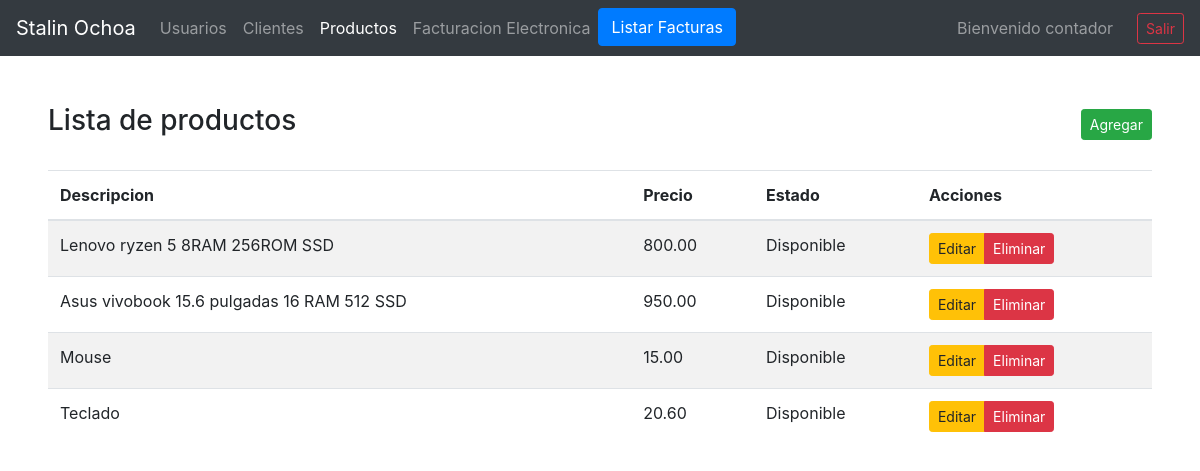
Page /registra_producto.php (signed in) on the committed database.
### tables this page shows
CREATE TABLE IF NOT EXISTS `fact_users` (
  `user_id` int(11) NOT NULL AUTO_INCREMENT,
  `user_name` varchar(50) NOT NULL,
  `user_email` varchar(100) NOT NULL,
  `user_password` varchar(100) NOT NULL,
  `profile_id` int(11) NOT NULL,
  `user_status` smallint(6) NOT NULL DEFAULT 0,
  PRIMARY KEY (`user_id`),
  UNIQUE KEY `user_name` (`user_name`),
  UNIQUE KEY `user_email` (`user_email`),
  KEY `FK1_user_profile` (`profile_id`),
  CONSTRAINT `FK1_user_profile` FOREIGN KEY (`profile_id`) REFERENCES `fact_users_profiles` (`profile_id`)
);

CREATE TABLE IF NOT EXISTS `fact_products` (
  `product_id` int(11) NOT NULL AUTO_INCREMENT,
  `product_description` varchar(200) NOT NULL DEFAULT '0',
  `product_price` float NOT NULL DEFAULT 0,
  `product_status` int(11) NOT NULL DEFAULT 0,
  PRIMARY KEY (`product_id`)
);

### includes/sesion.php (called while the page is built, shortened)
<?php
	$user_name=$_SESSION['user_name'];
	?>

### registra_producto.php (the view, shortened to what this page needs)
<?php
    include('includes/conexion.php');
   include('includes/sesion.php');
    $result=mysqli_query($con, "select * from fact_users where user_name='$user_name'")or die('Error en la sesion');
    $row=mysqli_fetch_array($result);
    $products=mysqli_query($con, "select * from fact_products")or die('Error en la sesion');
    ?>
<!DOCTYPE html>
<html lang="en">
<head>
   <link rel="stylesheet" href="assets/bootstrap4/css/bootstrap.min.css">
</head>
<body>
   <nav class="navbar navbar-expand-lg navbar-dark bg-dark">
      <a class="navbar-brand" href="menu_p.php">Stalin Ochoa</a>
      <div class="collapse navbar-collapse" id="navbarText">
        <ul class="navbar-nav mr-auto">
      <li class="nav-item ">
        <a class="nav-link" href="menu_user.php">Usuarios </a>
      </li>
      <li class="nav-item ">
        <a class="nav-link" href="registra_cliente.php">Clientes </a>
      </li>
      <li class="nav-item ">
        <a class="nav-link active" href="registra_producto.php">Productos </a>
      </li>
      <li class="nav-item">
        <a class="nav-link" href="verifica_cliente.php">Facturacion Electronica</a>
      </li>
      <li class="nav-item">
        <a class="btn btn-primary" href="facturas.php">Listar Facturas</a>
      </li>
    </ul>
         <span class="navbar-text">
            Bienvenido
            <?php echo $row['user_name']; ?>
         </span>
         <a class="btn btn-outline-danger btn-sm ml-4" href="functions/logout.php">Salir</a>
      </div>
   </nav>
   <div class="container-fluid p-5">
      <div class="d-flex justify-content-between align-items-center ">
         <h3>Lista de productos</h3>
         <div class="btn-group" role="group" aria-label="Basic example">
            <button class="btn btn-sm btn-success" data-toggle="modal" data-target="#exampleModal"
               onclick="addProduct()">Agregar</button>
         </div>
      </div>
      <br>
      <table class="table table-striped table-hover">
         <thead>
            <tr>
               <th>Descripcion</th>
               <th>Precio</th>
               <th>Estado</th>
               <th>Acciones</th>
            </tr>
         </thead>
         <tbody>
            <?php
         foreach ($products as $item) {
            $status=($item['product_status']==1) ? 'Disponible':'No disponible';?>
            <tr>
               <td>
                  <?php echo $item['product_description']; ?>
               </td>
               <td>
                  <?php echo number_format($item['product_price'],2,'.',','); ?>
               </td>
               <td>
                  <?php echo $status; ?>
               </td>
               <td>
                  <div class="btn-group" role="group" aria-label="Basic example">
                     <button type="button" onclick='editProduct(<?= json_encode($item); ?>)'
                        class="btn btn-warning btn-sm">Editar</button>
                     <a type="button" href="products/delete.php?product_id=<?php echo $item['product_id']; ?>"
                        class="btn btn-danger btn-sm">Eliminar</a>
                  </div>
               </td>
            </tr>
            <?php
         }  ?>
         </tbody>
      </table>
   </div>
</body>
</html>

### rows in the picture
fact_users: user_name "contador"
fact_products: product_description "Lenovo ryzen 5 8RAM 256ROM SSD", product_price "800.00", product_status "Disponible"
fact_products: product_description "Asus vivobook 15.6 pulgadas 16 RAM 512 SSD", product_price "950.00", product_status "Disponible"
fact_products: product_description "Mouse", product_price "15.00", product_status "Disponible"
fact_products: product_description "Teclado", product_price "20.60", product_status "Disponible"
